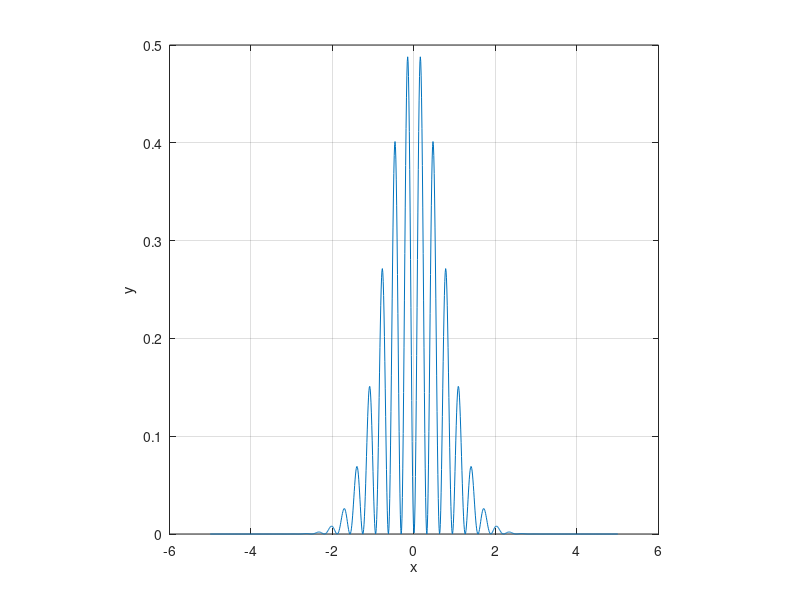

Source code (MATLAB):
clear;clc;close all;

x_min=-5;
x_max=5;
pieces=1e+3;

x=linspace(x_min,x_max,pieces);

f=@(x)0.5.*exp(-x.^2).*sin(10*x).^2;

plot(x,f(x));
xlabel('x');
ylabel('y');
axis square;
grid on
